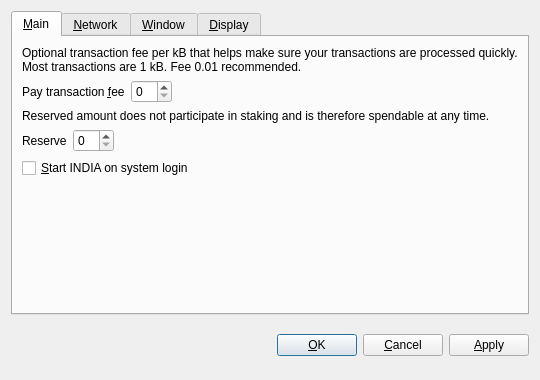
<?xml version="1.0" encoding="UTF-8"?>
<ui version="4.0">
 <class>OptionsDialog</class>
 <widget class="QDialog" name="OptionsDialog">
  <property name="geometry">
   <rect>
    <x>0</x>
    <y>0</y>
    <width>540</width>
    <height>380</height>
   </rect>
  </property>
  <property name="windowTitle">
   <string>Options</string>
  </property>
  <property name="modal">
   <bool>true</bool>
  </property>
  <layout class="QVBoxLayout" name="verticalLayout">
   <item>
    <widget class="QTabWidget" name="tabWidget">
     <property name="tabPosition">
      <enum>QTabWidget::North</enum>
     </property>
     <property name="currentIndex">
      <number>0</number>
     </property>
     <widget class="QWidget" name="tabMain">
      <attribute name="title">
       <string>&amp;Main</string>
      </attribute>
      <layout class="QVBoxLayout" name="verticalLayout_Main">
       <item>
        <widget class="QLabel" name="transactionFeeInfoLabel">
         <property name="text">
          <string>Optional transaction fee per kB that helps make sure your transactions are processed quickly. Most transactions are 1 kB. Fee 0.01 recommended.</string>
         </property>
         <property name="textFormat">
          <enum>Qt::PlainText</enum>
         </property>
         <property name="wordWrap">
          <bool>true</bool>
         </property>
        </widget>
       </item>
       <item>
        <layout class="QHBoxLayout" name="horizontalLayoutFee">
         <item>
          <widget class="QLabel" name="transactionFeeLabel">
           <property name="text">
            <string>Pay transaction &amp;fee</string>
           </property>
           <property name="textFormat">
            <enum>Qt::PlainText</enum>
           </property>
           <property name="buddy">
            <cstring>transactionFee</cstring>
           </property>
          </widget>
         </item>
         <item>
          <widget class="BitcoinAmountField" name="transactionFee"/>
         </item>
         <item>
          <spacer name="horizontalSpacerFee">
           <property name="orientation">
            <enum>Qt::Horizontal</enum>
           </property>
           <property name="sizeHint" stdset="0">
            <size>
             <width>40</width>
             <height>20</height>
            </size>
           </property>
          </spacer>
         </item>
        </layout>
       </item>
       <item>
        <widget class="QLabel" name="reserveBalanceInfoLabel">
         <property name="text">
          <string>Reserved amount does not participate in staking and is therefore spendable at any time.</string>
         </property>
         <property name="textFormat">
          <enum>Qt::PlainText</enum>
         </property>
         <property name="wordWrap">
          <bool>true</bool>
         </property>
        </widget>
       </item>
       <item>
        <layout class="QHBoxLayout" name="horizontalLayoutReserveBalance">
         <item>
          <widget class="QLabel" name="reserveBalanceLabel">
           <property name="text">
            <string>Reserve</string>
           </property>
           <property name="textFormat">
            <enum>Qt::PlainText</enum>
           </property>
           <property name="buddy">
            <cstring>reserveBalance</cstring>
           </property>
          </widget>
         </item>
         <item>
          <widget class="BitcoinAmountField" name="reserveBalance"/>
         </item>
         <item>
          <spacer name="horizontalSpacerReserveBalance">
           <property name="orientation">
            <enum>Qt::Horizontal</enum>
           </property>
           <property name="sizeHint" stdset="0">
            <size>
             <width>40</width>
             <height>20</height>
            </size>
           </property>
          </spacer>
         </item>
        </layout>
       </item>
       <item>
        <widget class="QCheckBox" name="bitcoinAtStartup">
         <property name="toolTip">
          <string>Automatically start INDIA after logging in to the system.</string>
         </property>
         <property name="text">
          <string>&amp;Start INDIA on system login</string>
         </property>
        </widget>
       </item>
       <item>
        <spacer name="verticalSpacer_Main">
         <property name="orientation">
          <enum>Qt::Vertical</enum>
         </property>
         <property name="sizeHint" stdset="0">
          <size>
           <width>20</width>
           <height>40</height>
          </size>
         </property>
        </spacer>
       </item>
      </layout>
     </widget>
     <widget class="QWidget" name="tabNetwork">
      <attribute name="title">
       <string>&amp;Network</string>
      </attribute>
      <layout class="QVBoxLayout" name="verticalLayout_Network">
       <item>
        <widget class="QCheckBox" name="mapPortUpnp">
         <property name="toolTip">
          <string>Automatically open the INDIA client port on the router. This only works when your router supports UPnP and it is enabled.</string>
         </property>
         <property name="text">
          <string>Map port using &amp;UPnP</string>
         </property>
        </widget>
       </item>
       <item>
        <widget class="QCheckBox" name="connectSocks">
         <property name="toolTip">
          <string>Connect to the INDIA network through a SOCKS proxy (e.g. when connecting through Tor).</string>
         </property>
         <property name="text">
          <string>&amp;Connect through SOCKS proxy:</string>
         </property>
        </widget>
       </item>
       <item>
        <layout class="QHBoxLayout" name="horizontalLayout_Network">
         <item>
          <widget class="QLabel" name="proxyIpLabel">
           <property name="text">
            <string>Proxy &amp;IP:</string>
           </property>
           <property name="textFormat">
            <enum>Qt::PlainText</enum>
           </property>
           <property name="buddy">
            <cstring>proxyIp</cstring>
           </property>
          </widget>
         </item>
         <item>
          <widget class="QValidatedLineEdit" name="proxyIp">
           <property name="maximumSize">
            <size>
             <width>140</width>
             <height>16777215</height>
            </size>
           </property>
           <property name="toolTip">
            <string>IP address of the proxy (e.g. 127.0.0.1)</string>
           </property>
          </widget>
         </item>
         <item>
          <widget class="QLabel" name="proxyPortLabel">
           <property name="text">
            <string>&amp;Port:</string>
           </property>
           <property name="textFormat">
            <enum>Qt::PlainText</enum>
           </property>
           <property name="buddy">
            <cstring>proxyPort</cstring>
           </property>
          </widget>
         </item>
         <item>
          <widget class="QLineEdit" name="proxyPort">
           <property name="maximumSize">
            <size>
             <width>55</width>
             <height>16777215</height>
            </size>
           </property>
           <property name="toolTip">
            <string>Port of the proxy (e.g. 9050)</string>
           </property>
          </widget>
         </item>
         <item>
          <widget class="QLabel" name="socksVersionLabel">
           <property name="text">
            <string>SOCKS &amp;Version:</string>
           </property>
           <property name="textFormat">
            <enum>Qt::PlainText</enum>
           </property>
           <property name="buddy">
            <cstring>socksVersion</cstring>
           </property>
          </widget>
         </item>
         <item>
          <widget class="QValueComboBox" name="socksVersion">
           <property name="toolTip">
            <string>SOCKS version of the proxy (e.g. 5)</string>
           </property>
          </widget>
         </item>
         <item>
          <spacer name="horizontalSpacer_Network">
           <property name="orientation">
            <enum>Qt::Horizontal</enum>
           </property>
           <property name="sizeHint" stdset="0">
            <size>
             <width>40</width>
             <height>20</height>
            </size>
           </property>
          </spacer>
         </item>
        </layout>
       </item>
       <item>
        <spacer name="verticalSpacer_Network">
         <property name="orientation">
          <enum>Qt::Vertical</enum>
         </property>
         <property name="sizeHint" stdset="0">
          <size>
           <width>20</width>
           <height>40</height>
          </size>
         </property>
        </spacer>
       </item>
      </layout>
     </widget>
     <widget class="QWidget" name="tabWindow">
      <attribute name="title">
       <string>&amp;Window</string>
      </attribute>
      <layout class="QVBoxLayout" name="verticalLayout_Window">
       <item>
        <widget class="QCheckBox" name="minimizeToTray">
         <property name="toolTip">
          <string>Show only a tray icon after minimizing the window.</string>
         </property>
         <property name="text">
          <string>&amp;Minimize to the tray instead of the taskbar</string>
         </property>
        </widget>
       </item>
       <item>
        <widget class="QCheckBox" name="minimizeOnClose">
         <property name="toolTip">
          <string>Minimize instead of exit the application when the window is closed. When this option is enabled, the application will be closed only after selecting Quit in the menu.</string>
         </property>
         <property name="text">
          <string>M&amp;inimize on close</string>
         </property>
        </widget>
       </item>
       <item>
        <spacer name="verticalSpacer_Window">
         <property name="orientation">
          <enum>Qt::Vertical</enum>
         </property>
         <property name="sizeHint" stdset="0">
          <size>
           <width>20</width>
           <height>40</height>
          </size>
         </property>
        </spacer>
       </item>
      </layout>
     </widget>
     <widget class="QWidget" name="tabDisplay">
      <attribute name="title">
       <string>&amp;Display</string>
      </attribute>
      <layout class="QVBoxLayout" name="verticalLayout_Display">
       <item>
        <layout class="QHBoxLayout" name="horizontalLayout_1_Display">
         <item>
          <widget class="QLabel" name="langLabel">
           <property name="text">
            <string>User Interface &amp;language:</string>
           </property>
           <property name="textFormat">
            <enum>Qt::PlainText</enum>
           </property>
           <property name="buddy">
            <cstring>lang</cstring>
           </property>
          </widget>
         </item>
         <item>
          <widget class="QValueComboBox" name="lang">
           <property name="toolTip">
            <string>The user interface language can be set here. This setting will take effect after restarting INDIA.</string>
           </property>
          </widget>
         </item>
        </layout>
       </item>
       <item>
        <layout class="QHBoxLayout" name="horizontalLayout_2_Display">
         <item>
          <widget class="QLabel" name="unitLabel">
           <property name="text">
            <string>&amp;Unit to show amounts in:</string>
           </property>
           <property name="textFormat">
            <enum>Qt::PlainText</enum>
           </property>
           <property name="buddy">
            <cstring>unit</cstring>
           </property>
          </widget>
         </item>
         <item>
          <widget class="QValueComboBox" name="unit">
           <property name="toolTip">
            <string>Choose the default subdivision unit to show in the interface and when sending coins.</string>
           </property>
          </widget>
         </item>
        </layout>
       </item>
       <item>
        <widget class="QCheckBox" name="displayAddresses">
         <property name="toolTip">
          <string>Whether to show INDIA addresses in the transaction list or not.</string>
         </property>
         <property name="text">
          <string>&amp;Display addresses in transaction list</string>
         </property>
        </widget>
       </item>
       <item>
        <widget class="QCheckBox" name="coinControlFeatures">
         <property name="toolTip">
          <string>Whether to show coin control features or not.</string>
         </property>
         <property name="text">
          <string>Display coin &amp;control features (experts only!)</string>
         </property>
        </widget>
       </item>
       <item>
        <spacer name="verticalSpacer_Display">
         <property name="orientation">
          <enum>Qt::Vertical</enum>
         </property>
         <property name="sizeHint" stdset="0">
          <size>
           <width>20</width>
           <height>40</height>
          </size>
         </property>
        </spacer>
       </item>
      </layout>
     </widget>
    </widget>
   </item>
   <item>
    <layout class="QHBoxLayout" name="horizontalLayout_Buttons">
     <item>
      <spacer name="horizontalSpacer_1">
       <property name="orientation">
        <enum>Qt::Horizontal</enum>
       </property>
       <property name="sizeHint" stdset="0">
        <size>
         <width>40</width>
         <height>48</height>
        </size>
       </property>
      </spacer>
     </item>
     <item>
      <widget class="QLabel" name="statusLabel">
       <property name="font">
        <font>
         <weight>75</weight>
         <bold>true</bold>
        </font>
       </property>
       <property name="text">
        <string/>
       </property>
       <property name="textFormat">
        <enum>Qt::PlainText</enum>
       </property>
       <property name="wordWrap">
        <bool>true</bool>
       </property>
      </widget>
     </item>
     <item>
      <spacer name="horizontalSpacer_2">
       <property name="orientation">
        <enum>Qt::Horizontal</enum>
       </property>
       <property name="sizeHint" stdset="0">
        <size>
         <width>40</width>
         <height>48</height>
        </size>
       </property>
      </spacer>
     </item>
     <item>
      <widget class="QPushButton" name="okButton">
       <property name="text">
        <string>&amp;OK</string>
       </property>
      </widget>
     </item>
     <item>
      <widget class="QPushButton" name="cancelButton">
       <property name="text">
        <string>&amp;Cancel</string>
       </property>
       <property name="autoDefault">
        <bool>false</bool>
       </property>
      </widget>
     </item>
     <item>
      <widget class="QPushButton" name="applyButton">
       <property name="text">
        <string>&amp;Apply</string>
       </property>
       <property name="autoDefault">
        <bool>false</bool>
       </property>
      </widget>
     </item>
    </layout>
   </item>
  </layout>
 </widget>
 <customwidgets>
  <customwidget>
   <class>BitcoinAmountField</class>
   <extends>QSpinBox</extends>
   <header>bitcoinamountfield.h</header>
  </customwidget>
  <customwidget>
   <class>QValueComboBox</class>
   <extends>QComboBox</extends>
   <header>qvaluecombobox.h</header>
  </customwidget>
  <customwidget>
   <class>QValidatedLineEdit</class>
   <extends>QLineEdit</extends>
   <header>qvalidatedlineedit.h</header>
  </customwidget>
 </customwidgets>
 <resources/>
 <connections/>
</ui>
